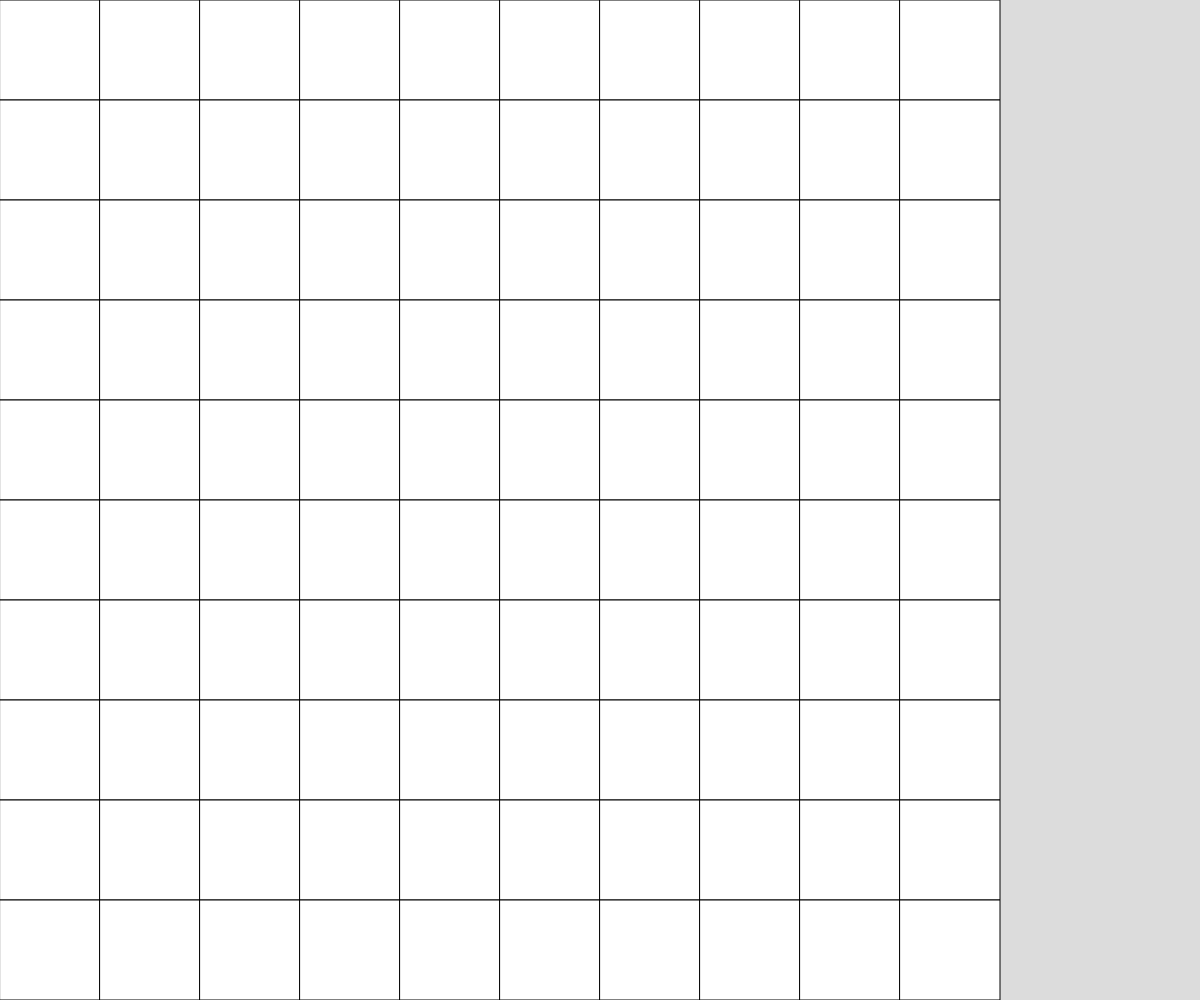
Frame 1 (no input)
Frame 60 (no input): identical to frame 1, image omitted
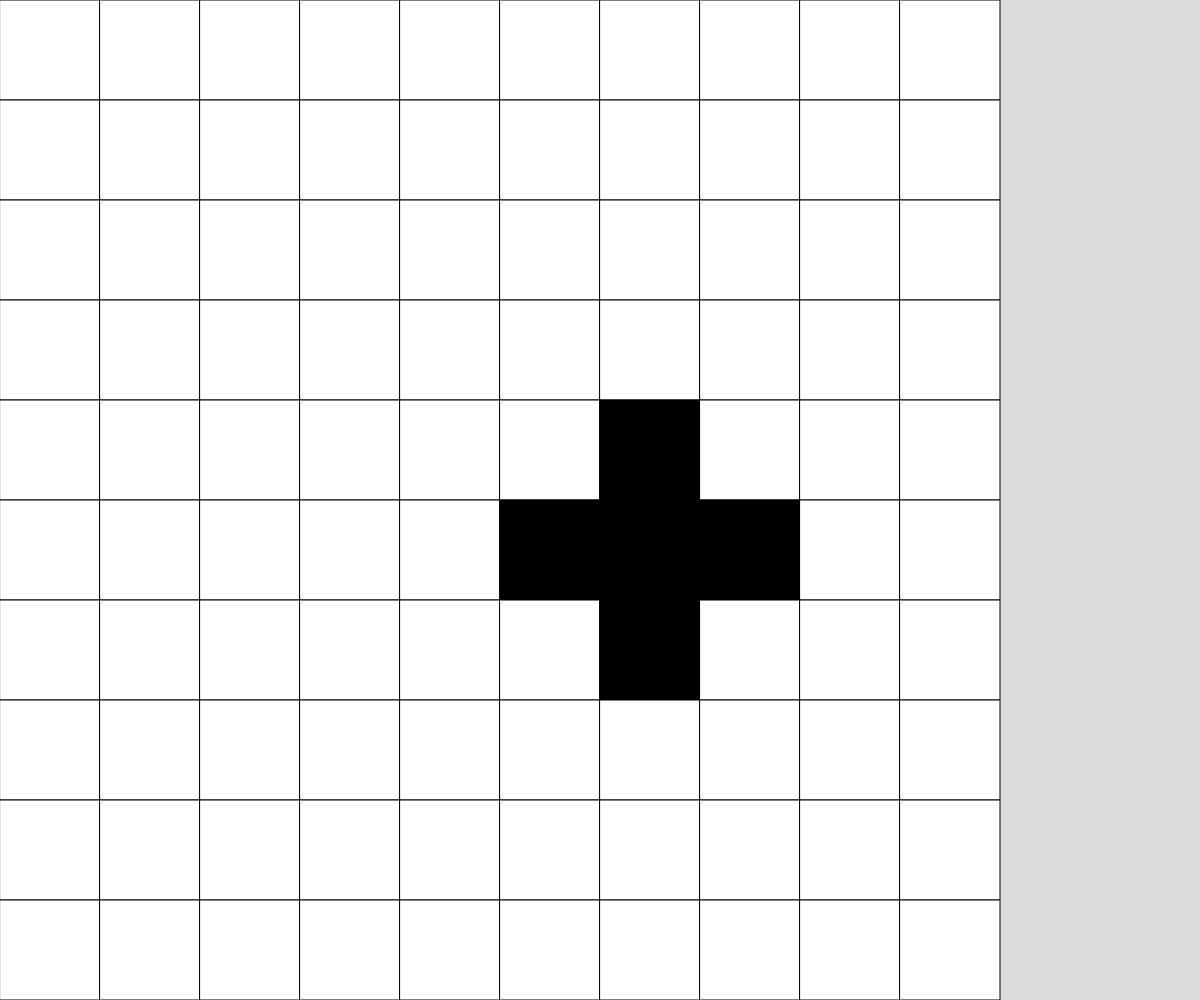
Frame 120 (the mouse pressed at the canvas centre since frame 60)

The p5.js sketch that drew these frames (run headless with seeded random() and noise() and a simulated clock; from frame 60 on, the mouse is pressed at the canvas centre):

// p5.js sketch
// ── sketch.js
// 2D Grid Neighbors
// Ieva Malezhyk
// Oct 25 2023


let grid;
const GRID_SIZE = 10;
let cellSize;

function setup() {
  createCanvas(windowWidth, windowHeight);
  grid = generateEmptyGrid(GRID_SIZE, GRID_SIZE);

  if (height > width) {
    cellSize = width/GRID_SIZE;
  }
  else {
    cellSize = height/GRID_SIZE;
  }
}

function draw() {
  background(220);
  displayGrid();
}

function mousePressed() {
  let y = Math.floor(mouseY/cellSize);
  let x = Math.floor(mouseX/cellSize);

  toggleCell(x, y);   //current cell
  toggleCell(x, y-1); //north neighbour
  toggleCell(x, y+1); //south neighbour
  toggleCell(x+1, y); //east neighbour
  toggleCell(x-1, y); //west neighbour
}

function toggleCell(x, y) {
  //check that we are within the grid, then toggle
  if (x >= 0 && x < GRID_SIZE && y >= 0 && y < GRID_SIZE) {
    if (grid[y][x] === 0) {
      grid[y][x] = 1;
    }
    else if (grid[y][x] === 1) {
      grid[y][x] = 0;
    }
  }
}

function displayGrid() {
  for (let y = 0; y < GRID_SIZE; y++) {
    for (let x = 0; x < GRID_SIZE; x++) {
      if (grid[y][x] === 0) {
        fill("white");
      }
      else if (grid[y][x] === 1) {
        fill("black");
      }
      rect(x*cellSize, y*cellSize, cellSize, cellSize);
    }
  }
}

function generateRandomGrid(cols, rows) {
  let newGrid = [];
  for (let y = 0; y < rows; y++) {
    newGrid.push([]);
    for (let x = 0; x < cols; x++) {
      if (random(100) < 50) {
        newGrid[y].push(0);
      }
      else {
        newGrid[y].push(1);
      }
    }
  }
  return newGrid;
}

function generateEmptyGrid(cols, rows) {
  let newGrid = [];
  for (let y = 0; y < rows; y++) {
    newGrid.push([]);
    for (let x = 0; x < cols; x++) {
      newGrid[y].push(0);
    }
  }
  return newGrid;
}
